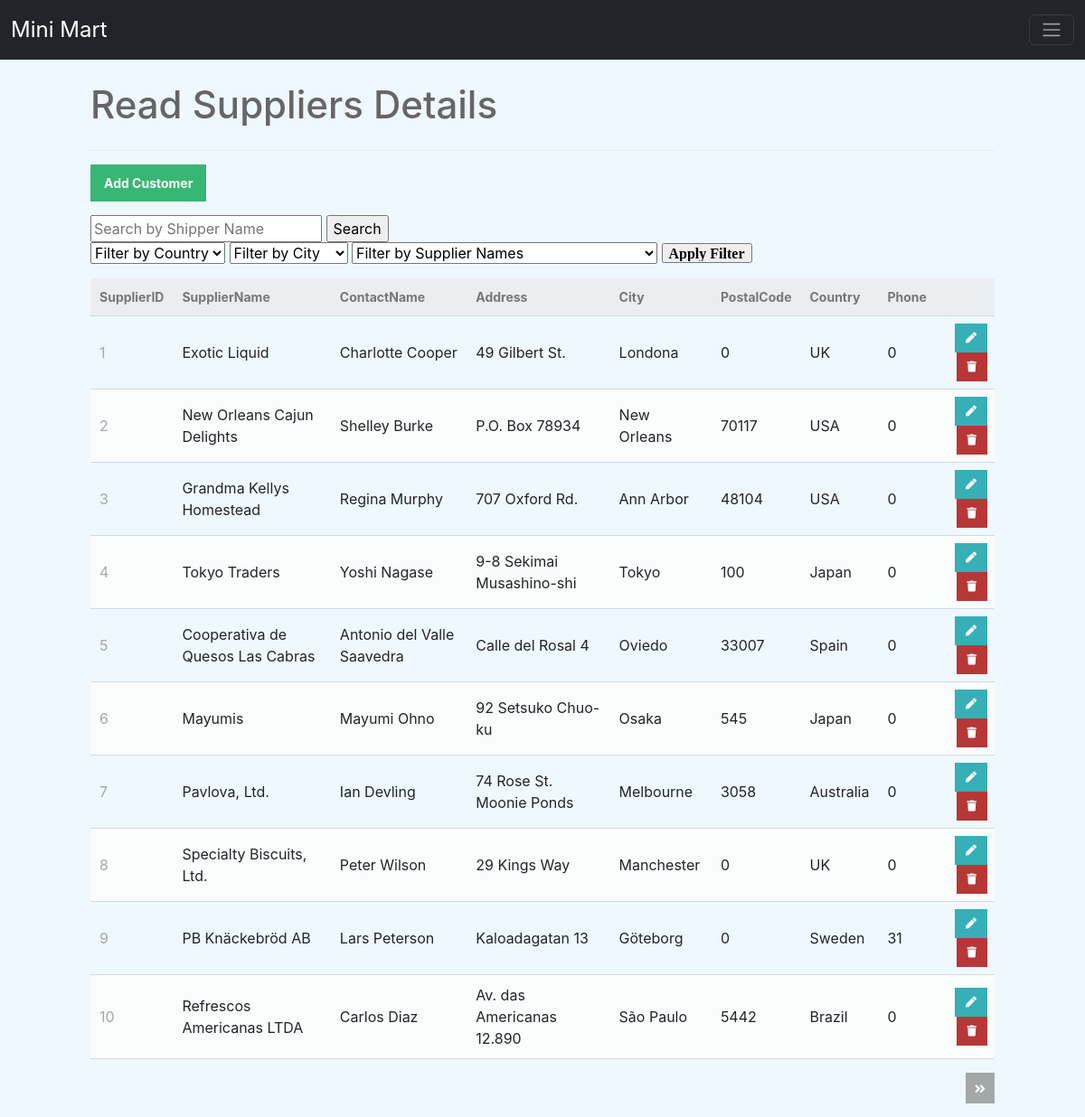
Screenshot of /Suppliers/read.php with the database file from the repository.
### tables this page shows
CREATE TABLE `suppliers` (
  `SupplierID` int(11) NOT NULL,
  `SupplierName` varchar(255) NOT NULL,
  `ContactName` varchar(255) NOT NULL,
  `Address` varchar(255) NOT NULL,
  `City` varchar(255) NOT NULL,
  `PostalCode` int(255) NOT NULL,
  `Country` varchar(255) NOT NULL,
  `Phone` int(255) NOT NULL
);

### Suppliers/read.php (the view, shortened to what this page needs)
<?php
$pdo = pdo_connect_mysql();
$search = isset($_GET['search']) ? $_GET['search'] : '';
$page = isset($_GET['page']) && is_numeric($_GET['page']) ? (int)$_GET['page'] : 1;
$records_per_page = 10;
$sql = 'SELECT * FROM suppliers
        WHERE SupplierName LIKE :search ';
$sql .= 'ORDER BY SupplierID
          LIMIT :current_page, :record_per_page';
$stmt = $pdo->prepare($sql);
$stmt->bindValue(':search', '%' . $search . '%', PDO::PARAM_STR);
$stmt->bindValue(':current_page', ($page - 1) * $records_per_page, PDO::PARAM_INT);
$stmt->bindValue(':record_per_page', $records_per_page, PDO::PARAM_INT);
$stmt->execute();
$suppliers = $stmt->fetchAll(PDO::FETCH_ASSOC);
$num_suppliers = $pdo->query('SELECT COUNT(*) FROM suppliers')->fetchColumn();
?>
<?=template_header('Read')?>
<div class="content read">
	<h2>Read Suppliers Details</h2>
	<a href="../Suppliers/create.php" class="create-suppliers">Add Customer</a>
     <form action="" method="get">
        <input type="text" name="search" placeholder="Search by Shipper Name" value="<?=htmlspecialchars($search, ENT_QUOTES)?>">
        <input type="submit" value="Search">
    </form>
    <form action="" method="get">
    <select name="country">
        <option value="">Filter by Country</option>
    </select>
    <select name="city">
        <option value="">Filter by City</option>
    </select>
    <select name="suppliername">
        <option value="">Filter by Supplier Names</option>
    </select>
    <input type="submit" i class="fa fa-filter" value="Apply Filter" >
    </form>
          <p><p>
	<table>
        <thead>
            <tr>
                <td>SupplierID</td>
                <td>SupplierName</td>
                <td>ContactName</td>
                <td>Address</td>
                <td>City</td>
                <td>PostalCode</td>
                <td>Country</td>
                <td>Phone</td>
                <td></td>
            </tr>
        </thead>
        <tbody>
            <?php foreach ($suppliers as $suppliers): ?>
            <tr>
                <td><?=$suppliers['SupplierID']?></td>
                <td><?=$suppliers['SupplierName']?></td>
                <td><?=$suppliers['ContactName']?></td>
                <td><?=$suppliers['Address']?></td>
                <td><?=$suppliers['City']?></td>
                <td><?=$suppliers['PostalCode']?></td>
                <td><?=$suppliers['Country']?></td>
                <td><?=$suppliers['Phone']?></td>
                <td class="actions">
                    <a href="../Suppliers/update.php?SupplierID=<?=$suppliers['SupplierID']?>" class="edit"><i class="fas fa-pen fa-xs"></i></a>
                    <a href="../Suppliers/delete.php?SupplierID=<?=$suppliers['SupplierID']?>" class="trash"><i class="fas fa-trash fa-xs"></i></a>
                </td>
            </tr>
            <?php endforeach; ?>
        </tbody>
    </table>
	<div class="pagination">
		<?php if ($page*$records_per_page < $num_suppliers): ?>
		<a href="../Suppliers/read.php?page=<?=$page+1?>"><i class="fas fa-angle-double-right fa-sm"></i></a>
		<?php endif; ?>
	</div>
</div>
<?=template_footer()?>

### Suppliers/style.css (style rules this page uses)
* { box-sizing: border-box; font-family: -apple-system, BlinkMacSystemFont, "segoe ui", roboto, oxygen, ubuntu, cantarell, "fira sans", "droid sans", "helvetica neue", Arial, sans-serif; font-size: 16px; -webkit-font-smoothing: antialiased; -moz-osx-font-smoothing: grayscale; }
body { background-color: #FFFFFF; margin: 0; }
.content { width: 1000px; margin: 0 auto; }
.content h2 { margin: 0; padding: 25px 0; font-size: 42px; border-bottom: 1px solid #ebebeb; color: #666666; }
.read .create-suppliers { display: inline-block; text-decoration: none; background-color: #38b673; font-weight: bold; font-size: 14px; color: #FFFFFF; padding: 10px 15px; margin: 15px 0; }
.read .pagination { display: flex; justify-content: flex-end; }
.read .pagination a { display: inline-block; text-decoration: none; background-color: #a5a7a9; font-weight: bold; color: #FFFFFF; padding: 5px 10px; margin: 15px 0 15px 5px; }
.read table { width: 100%; padding-top: 30px; border-collapse: collapse; }
.read table thead { background-color: #ebeef1; border-bottom: 1px solid #d3dae0; }
.read table thead td { padding: 10px; font-weight: bold; color: #767779; font-size: 14px; }
.read table tbody tr { border-bottom: 1px solid #d3dae0; }
.read table tbody tr:nth-child(even) { background-color: #fbfcfc; }
.read table tbody tr td { padding: 10px; }
.read table tbody tr td:nth-child(1) { color: #a5a7a9; }
.read table tbody tr td.actions { padding: 8px; text-align: right; }
.read table tbody tr td.actions .edit, .read table tbody tr td.actions .trash { display: inline-flex; text-align: right; text-decoration: none; color: #FFFFFF; padding: 10px 12px; }
.read table tbody tr td.actions .trash { background-color: #b73737; }
.read table tbody tr td.actions .edit { background-color: #37afb7; }

### Suppliers/function.php (style rules this page uses)
body { background-color: #f0f8ff; }

### rows the page displays
suppliers: SupplierID "1", SupplierName "Exotic Liquid", ContactName "Charlotte Cooper", Address "49 Gilbert St.", City "Londona", PostalCode "0", Country "UK", Phone "0"
suppliers: SupplierID "2", SupplierName "New Orleans Cajun Delights", ContactName "Shelley Burke", Address "P.O. Box 78934", City "New Orleans", PostalCode "70117", Country "USA", Phone "0"
suppliers: SupplierID "3", SupplierName "Grandma Kellys Homestead", ContactName "Regina Murphy", Address "707 Oxford Rd.", City "Ann Arbor", PostalCode "48104", Country "USA", Phone "0"
suppliers: SupplierID "4", SupplierName "Tokyo Traders", ContactName "Yoshi Nagase", Address "9-8 Sekimai Musashino-shi", City "Tokyo", PostalCode "100", Country "Japan", Phone "0"
suppliers: SupplierID "5", SupplierName "Cooperativa de Quesos Las Cabras", ContactName "Antonio del Valle Saavedra", Address "Calle del Rosal 4", City "Oviedo", PostalCode "33007", Country "Spain", Phone "0"
suppliers: SupplierID "6", SupplierName "Mayumis", ContactName "Mayumi Ohno", Address "92 Setsuko Chuo-ku", City "Osaka", PostalCode "545", Country "Japan", Phone "0"
suppliers: SupplierID "7", SupplierName "Pavlova, Ltd.", ContactName "Ian Devling", Address "74 Rose St. Moonie Ponds", City "Melbourne", PostalCode "3058", Country "Australia", Phone "0"
suppliers: SupplierID "8", SupplierName "Specialty Biscuits, Ltd.", ContactName "Peter Wilson", Address "29 Kings Way", City "Manchester", PostalCode "0", Country "UK", Phone "0"
suppliers: SupplierID "9", SupplierName "PB Knäckebröd AB", ContactName "Lars Peterson", Address "Kaloadagatan 13", City "Göteborg", PostalCode "0", Country "Sweden", Phone "31"
suppliers: SupplierID "10", SupplierName "Refrescos Americanas LTDA", ContactName "Carlos Diaz", Address "Av. das Americanas 12.890", City "São Paulo", PostalCode "5442", Country "Brazil", Phone "0"
